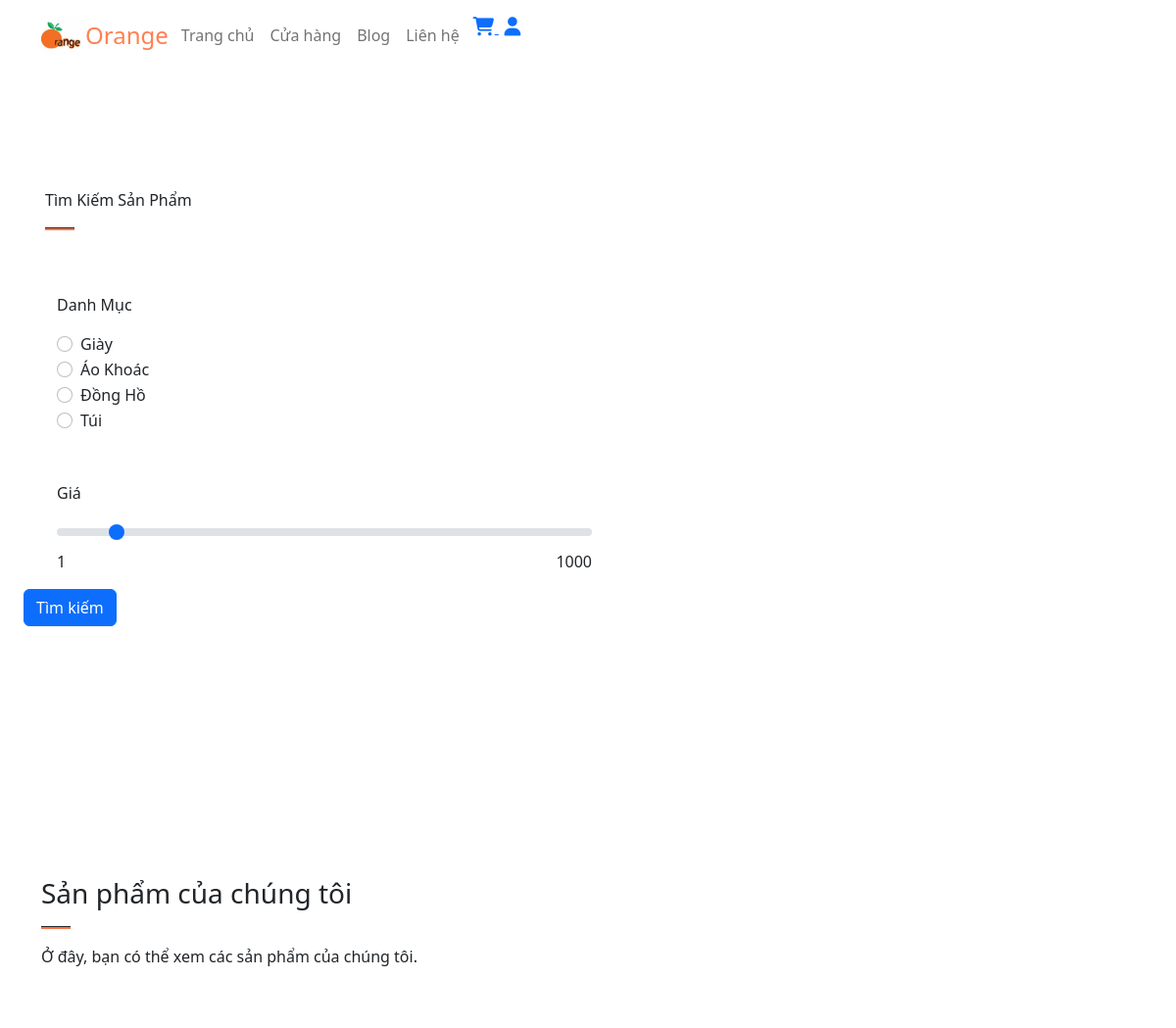
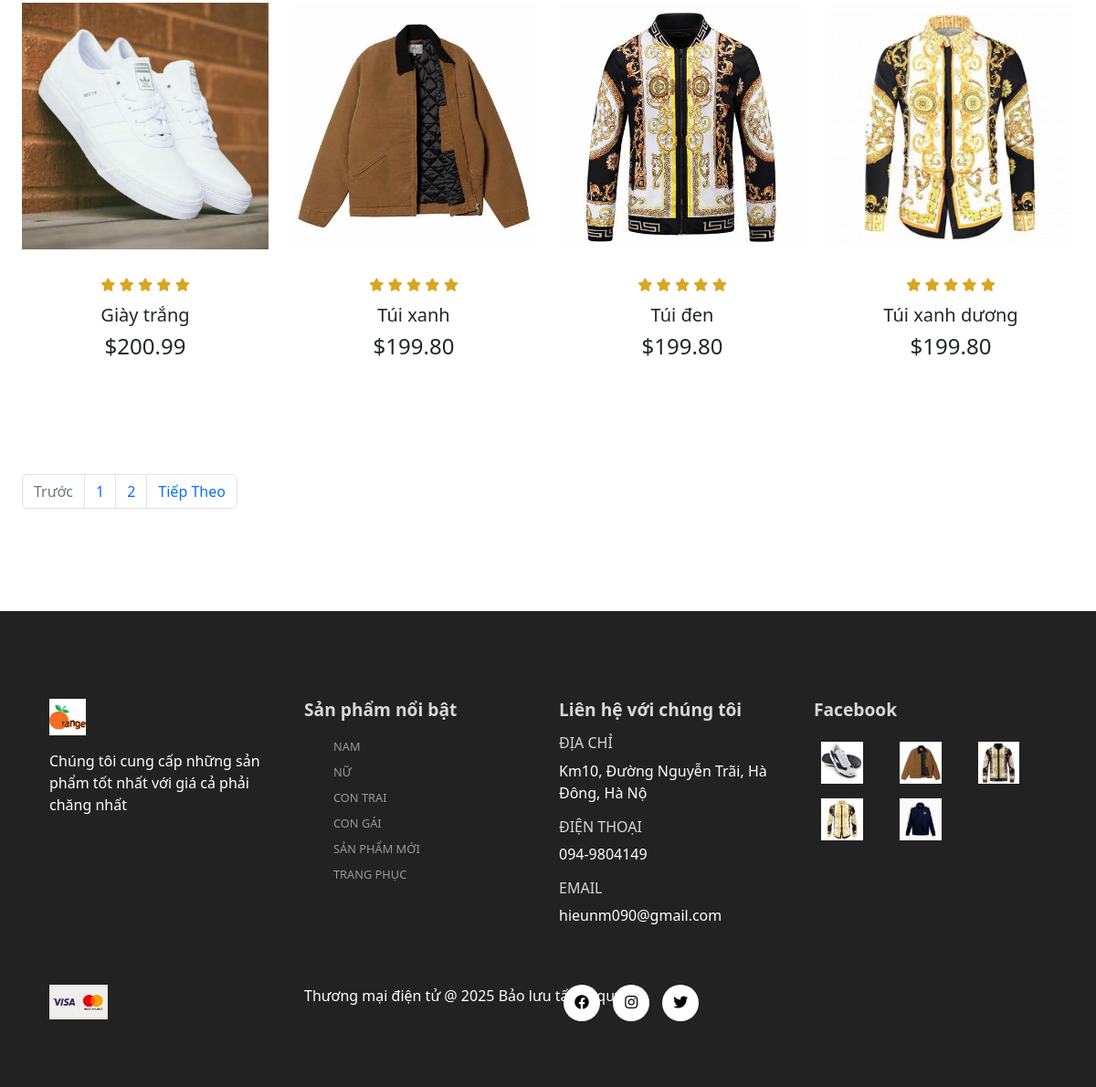
The page /shop.php on the database its author committed (2 pictures, top to bottom).
### tables this page shows
CREATE TABLE IF NOT EXISTS `products` (
  `product_id` int(11) NOT NULL AUTO_INCREMENT,
  `product_name` varchar(100) NOT NULL,
  `product_category` varchar(100) NOT NULL,
  `product_description` varchar(255) NOT NULL,
  `product_image` varchar(255) NOT NULL,
  `product_image2` varchar(255) NOT NULL,
  `product_image3` varchar(255) NOT NULL,
  `product_image4` varchar(255) NOT NULL,
  `product_price` decimal(6,2) NOT NULL,
  `product_special_offer` int(2) NOT NULL,
  `product_color` varchar(100) NOT NULL,
  PRIMARY KEY (`product_id`)
);

### shop.php (the view, shortened to what this page needs)
<?php include('layouts/header.php');?>
<?php
include('server/connection.php');
if(isset($_POST['search'])){
    if(isset($_GET['page_no']) && $_GET['page_no'] != ""){
       $page_no = $_GET['page_no'];
    }else{
      $page_no = 1;
    }
    $category = $_POST['category'];
    $price = $_POST['price'];
     $stmt1 = $conn->prepare("SELECT COUNT(*) As total_records FROM products WHERE product_category=? AND product_price<=?");
     $stmt1->bind_param('si',$category,$price);
     $stmt1->execute();
     $stmt1->bind_result($total_records);
     $stmt1->store_result();
     $stmt1->fetch();
    $total_records_per_page = 4;
    $offset = ($page_no-1) * $total_records_per_page;
    $previous_page = $page_no - 1;
    $next_page = $page_no + 1;
    $adjacents = "2";
    $total_no_of_pages = ceil($total_records/$total_records_per_page);
     $stmt2 = $conn->prepare("SELECT * FROM products WHERE product_category=? AND product_price<=? LIMIT $offset,$total_records_per_page");
     $stmt2->bind_param("si",$category,$price);
     $stmt2->execute();
     $products = $stmt2->get_result();
}else{
    if(isset($_GET['page_no']) && $_GET['page_no'] != ""){
       $page_no = $_GET['page_no'];
    }else{
      $page_no = 1;
    }
    $stmt1 = $conn->prepare("SELECT COUNT(*) As total_records FROM products");
    $stmt1->execute();
    $stmt1->bind_result($total_records);
    $total_records_per_page = 4;
    $offset = ($page_no-1) * $total_records_per_page;
    $total_no_of_pages = ceil($total_records/$total_records_per_page);
    $stmt2 = $conn->prepare("SELECT * FROM products LIMIT $offset,$total_records_per_page");
    $stmt2->execute();
    $products = $stmt2->get_result();
}
?>
    <section id="search" class="my-5 py-5 ms-2">
        <div class="container mt-5 py-5">
            <p>Tìm Kiếm Sản Phẩm</p>
            <hr>
        </div>
        <form action="shop.php" method="POST">
            <div class="row mx-auto container">
                <div class="col-lg-12 col-md-12 col-sm-12">
                    <p>Danh Mục</p>
                    <div class="form-check">
                        <input class="form-check-input" value="shoes" type="radio" name="category" id="category_one" <?php if(isset($category) && $category=='giày'){echo 'checked';}?>>
                        <label class="form-check-label" for="flexRadioDefault1">
                    Giày
                    </label>
                    </div>
                    <div class="form-check">
                        <input class="form-check-input" value="coats" type="radio" name="category" id="category_two" <?php if(isset($category) && $category=='áo khoác'){echo 'checked';}?>>
                        <label class="form-check-label" for="flexRadioDefault2">
                    Áo Khoác
                    </label>
                    </div>
                    <div class="form-check">
                        <input class="form-check-input" value="watches" type="radio" name="category" id="category_two" <?php if(isset($category) && $category=='đồng hồ'){echo 'checked';}?>>
                        <label class="form-check-label" for="flexRadioDefault2">
                    Đồng Hồ
                    </label>
                    </div>
                    <div class="form-check">
                        <input class="form-check-input" value="bags" type="radio" name="category" id="category_two" <?php if(isset($category) && $category=='túi xách'){echo 'checked';}?>>
                        <label class="form-check-label" for="flexRadioDefault2">
                    Túi
                    </label>
                    </div>
                </div>
            </div>
            <div class="row mx-auto container mt-5">
           <div class="col-lg-12 col-md-12 col-sm-12">
               <p>Giá</p>
               <input type="range" class="form-range w-50" name="price" value="<?php if(isset($price)){echo $price;}else{ echo "100";} ?>" min="1" max="1000" id="customRange2">
               <div class="w-50">
                 <span style="float: left;">1</span>
                 <span style="float:right;">1000</span>
               </div>
            </div>
          </div>
            <div class="form-group my-3 mx-3">
                <input type="submit" name="search" value="Tìm kiếm" class="btn btn-primary">
            </div>
    </section>
    <section id="shop" class="my-5 py-5">
        <div class="container mt-5 py-5">
            <h3>Sản phẩm của chúng tôi</h3>
            <hr>
            <p>Ở đây, bạn có thể xem các sản phẩm của chúng tôi.</p>
        </div>
        <div class="row mx-auto container-fluid">
        <?php while($row = $products->fetch_assoc()) {?>
            <div onclick="window.location.href='single_product.php?product_id=<?=$row['product_id'];?>';" class="product text-center col-lg-3 col-md-4 col-sm-12">
                <img src="assets/imgs/<?=$row['product_image'];?>" class="img-fluid mb-3">
                <div class="star">
                    <i class="fas fa-star"></i>
                    <i class="fas fa-star"></i>
                    <i class="fas fa-star"></i>
                    <i class="fas fa-star"></i>
                    <i class="fas fa-star"></i>
                </div>
                <h5 class="p-name"><?=$row['product_name'];?></h5>
                <h4 class="p-price">$<?=$row['product_price'];?></h4>
            </div>
        <?php } ?>
        <nav aria-label="Page navigation example" class="mx-auto">
        <ul class="pagination mt-5 mx-auto">
          <li class="page-item <?php if($page_no<=1){echo 'disabled';}?> ">
               <a class="page-link" href="<?php if($page_no <= 1){echo '#';}else{ echo "?page_no=".($page_no-1);} ?>">Trước</a>
          </li>
          <li class="page-item"><a class="page-link" href="?page_no=1">1</a></li>
          <li class="page-item"><a class="page-link" href="?page_no=2">2</a></li>
          <li class="page-item <?php if($page_no >=  $total_no_of_pages){echo 'disabled';}?>">
                 <a class="page-link" href="<?php if($page_no >= $total_no_of_pages ){echo '#';} else{ echo "?page_no=".($page_no+1);}?>">Tiếp Theo</a></li>
         </ul>
      </nav>
        </div>
    </section>
    <?php include('layouts/footer.php');?>

### layouts/header.php (shortened to what this page needs)
<!DOCTYPE html>
<html lang="vi">
<head>
    <link rel="stylesheet" href="assets/css/style.css">
    <link href="https://cdn.jsdelivr.net/npm/bootstrap@5.2.2/dist/css/bootstrap.min.css" rel="stylesheet">
    <link rel="stylesheet" href="https://cdnjs.cloudflare.com/ajax/libs/font-awesome/6.2.1/css/all.min.css"
    />
</head>
<body>
    <nav class="navbar navbar-expand-lg bg-white py-3 fixed-top">
        <div class="container">
            <img src="assets/imgs/logo.jpeg" alt="logo" class="logo">
            <h2 class="brand">Orange</h2>
            <div class="collapse navbar-collapse nav-buttons" id="navbarSupportedContent">
                <ul class="navbar-nav me-auto mb-2 mb-lg-0">
                    <li class="nav-item">
                        <a class="nav-link" href="index.php">Trang chủ</a>
                    </li>
                    <li class="nav-item">
                        <a class="nav-link" href="shop.php">Cửa hàng</a>
                    </li>
                    <li class="nav-item">
                        <a class="nav-link" href="#">Blog</a>
                    </li>
                    <li class="nav-item">
                        <a class="nav-link" href="contact.php">Liên hệ</a>
                    </li>
                    <li class="nav-item">
                        <a href="cart.php">
                            <i class="fa-solid fa-cart-shopping">
                            </i>
                        </a>
                        <a href="account.php">
                            <i class="fa-solid fa-user">
                            </i></a>
                    </li>
                </ul>
            </div>
        </div>
    </nav>

### layouts/footer.php (shortened to what this page needs)
<footer class="mt-5 py-5">
    <div class="row container mx-auto my-5">
        <div class="footer-one col-lg-3 col-md-6 col-sm-12">
            <img src="assets/imgs/logo.jpeg" alt="" class="logo">
            <p class="pt-3">Chúng tôi cung cấp những sản phẩm tốt nhất với giá cả phải chăng nhất</p>
        </div>
        <div class="footer-one col-lg-3 col-md-6 col-sm-12">
            <h5 class="pb-2">Sản phẩm nổi bật</h5>
            <ul class="text-uppercase">
                <li><a href="#">Nam</a></li>
                <li><a href="#">Nữ</a></li>
                <li><a href="#">Con trai</a></li>
                <li><a href="#">Con gái</a></li>
                <li><a href="#">Sản phẩm mới</a></li>
                <li><a href="#">Trang phục</a></li>
            </ul>
        </div>
        <div class="footer-one col-lg-3 col-md-6 col-sm-12">
            <h5 class="pb-2">Liên hệ với chúng tôi</h5>
            <div>
                <h6 class="text-uppercase">Địa chỉ</h6>
                <p>Km10, Đường Nguyễn Trãi, Hà Đông, Hà Nộ</p>
            </div>
            <div>
                <h6 class="text-uppercase">Điện thoại</h6>
                <p>094-9804149</p>
            </div>
            <div>
                <h6 class="text-uppercase">Email</h6>
                <p>hieunm090@gmail.com</p>
            </div>
        </div>
        <div class="footer-one col-lg-3 col-md-6 col-sm-12">
            <h5 class="pb-2">Facebook</h5>
            <div class="row">
                <img src="assets/imgs/featured1.jpeg" alt="" class="img-fluid w-25 h-100 m-2">
                <img src="assets/imgs/featured2.jpeg" alt="" class="img-fluid w-25 h-100 m-2">
                <img src="assets/imgs/featured3.jpeg" alt="" class="img-fluid w-25 h-100 m-2">
                <img src="assets/imgs/featured4.jpeg" alt="" class="img-fluid w-25 h-100 m-2">
                <img src="assets/imgs/featured5.jpeg" alt="" class="img-fluid w-25 h-100 m-2">
            </div>
        </div>
    </div>
    <div class="copyright mt-5">
        <div class="row container mx-auto">
            <div class="col-lg-3 col-md-5 col-sm-12 mb-4">
                <img src="assets/imgs/payment.jpeg" alt="">
            </div>
            <div class="col-lg-3 col-md-5 col-sm-12 mb-4 text-nowrap mb-2">
                <p>Thương mại điện tử @ 2025 Bảo lưu tất cả quyền</p>
            </div>
            <div class="col-lg-3 col-md-5 col-sm-12 mb-4">
                <a href="#"><i class="fab fa-facebook"></i></a>
                <a href="#"><i class="fab fa-instagram"></i></a>
                <a href="#"><i class="fab fa-twitter"></i></a>
            </div>
        </div>
    </div>
</footer>
</body>
</html>

### assets/css/style.css (style rules this page uses)
.nav-buttons { display: flex; justify-content: flex-end; align-items: center; }
* { margin: 0; padding: 0; box-sizing: border-box; }
body { font-family:'Poppins',sans-serif ; }
h2 { font-size: 1.8rem; font-weight: 600; }
h3 { font-size: 1.5rem; font-weight: 800; }
h4 { font-size: 1.2rem; font-weight: 600; }
h5 { font-size: 1rem; font-weight: 400; }
h6 { color: #d8d8d8; }
.navbar i { font-size: 1.2rem; padding: 0 0.7px; transition: all 0.4s ease; cursor: pointer; margin-left: 5px; }
.product { cursor: pointer; margin-bottom: 2rem; }
.product img { transition: 0.3s all;; }
hr { width: 30px; height: 3px !important; opacity: 1 !important; background-color: #fb774b; }
.star { padding: 10px 0; }
.star i { font-size: 0.9rem; color:goldenrod; }
footer { background-color: #222222; }
footer h5 { color: #d8d8d8; font-weight: 700; font-size: 1.2rem; }
footer li { padding-bottom: 4px; }
footer li a { font-size: 0.8rem; color: #999; text-decoration: none; }
footer .copyright a { color: #000; height: 40px; width: 40px; background-color: #fff; display: inline-block; text-align: center; line-height: 38px; border-radius: 50%; transition: 0.3s ease; margin: 0 5px; }
footer p { color:#fff; }
footer .copyright img { width: 25%; }
.logo { width: 40px; height: 40px; }
.navbar .brand { color:coral; margin: 3px 5px; font-size: 1.5rem; }

### rows shown on the page
products: product_image (picture), product_name "Giày trắng", product_price "200.99"
products: product_image (picture), product_name "Túi xanh", product_price "199.80"
products: product_image (picture), product_name "Túi đen", product_price "199.80"
products: product_image (picture), product_name "Túi xanh dương", product_price "199.80"
